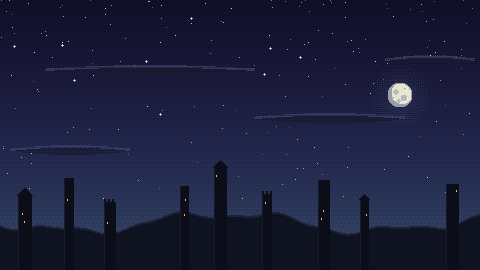
#> input picture bench/assets/bg_castle_far.png, 480 x 270 px, given in place of bg_castle_far.png.png, which was not available
$ python cut_textures.py ../../bench/assets/bg_castle_far.png
#> lines starting #> are read from the running program, lines starting #| are printed output that depends on the picture; pictures that were not available may be replaced by others from this repository, and a replacement may not be noted
#!/usr/bin/env python3
"""Make ComfyUI's platform textures seamless and game-sized.
<TB_COMFY_OUT>/tex/<name>.png (768 px) -> <TB_COMFY_OUT>/tex/<name>_tile.png: the picture shifted by
half and blended over itself so its edges meet (a seam-free tile), then made small (SIZE px, the
art scripts draw at half the screen's size) with a few colours, so it sits with the game's pixel art."""
import os, sys
import numpy as np
from PIL import Image

OUT = os.environ.get("TB_COMFY_OUT", os.path.expanduser("~/.cache/tower-brawl-comfy")) + "/tex"
SIZE = int(os.environ.get("TB_TEX_SIZE", "120"))

def seamless(im):
    a = np.asarray(im.convert("RGB")).astype(np.float32)
    h, w = a.shape[:2]
#> h = 270; w = 480
    b = np.roll(np.roll(a, h // 2, 0), w // 2, 1)          # the same picture, its edges now in the middle
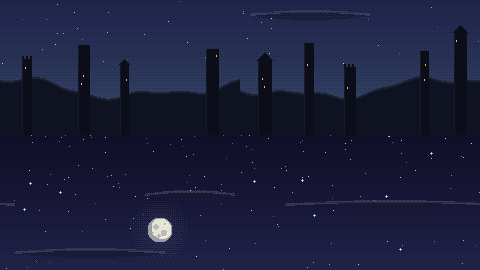
#> b: shape (270, 480, 3) float32; mean R, G, B 27.1, 30, 59
    y = np.abs(np.linspace(-1, 1, h))[:, None]
    x = np.abs(np.linspace(-1, 1, w))[None, :]
    m = np.clip((np.maximum(x, y) - 0.55) / 0.4, 0, 1)[..., None]   # 1 at the edges: take the shifted copy there
    return Image.fromarray((a * (1 - m) + b * m).astype(np.uint8))
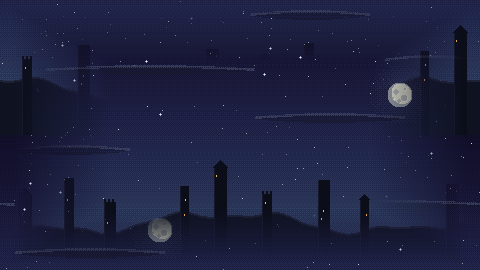
#> returned value: PIL image 480x270 RGB; mean R, G, B 29.2, 32.4, 63.9

for name in sys.argv[1:] or sorted(n[:-4] for n in os.listdir(OUT) if n.endswith(".png") and "_tile" not in n):
    src = os.path.join(OUT, name + ".png")
    im = seamless(Image.open(src))
    small = im.resize((SIZE, SIZE), Image.LANCZOS)
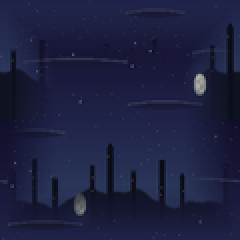
#> small: PIL image 120x120 RGB (shown 2 times larger); mean R, G, B 29.3, 32.4, 64
    small = small.quantize(colors=40, method=Image.Quantize.MEDIANCUT, dither=Image.Dither.NONE).convert("RGB")
    small.save(os.path.join(OUT, name + "_tile.png"))
    # a 3 x 3 check of the seams at 2x
    check = Image.new("RGB", (SIZE * 3, SIZE * 3))
#> check: PIL image 360x360 RGB; every value is 0
    for i in range(3):
        for j in range(3):
            check.paste(small, (i * SIZE, j * SIZE))
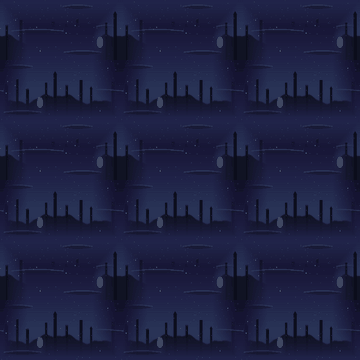
#> check: PIL image 360x360 RGB; mean R, G, B 28.7, 31.9, 63.9
    check.resize((SIZE * 6, SIZE * 6), Image.NEAREST).save(os.path.join(OUT, name + "_check.png"))
    print("ok", name)

$ run again, on bench/assets/bg_far.png
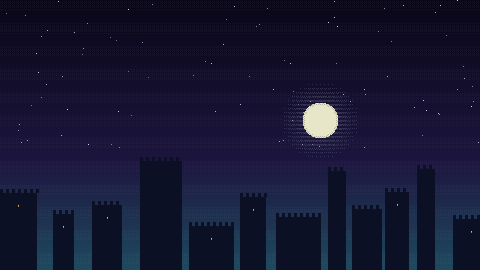
#> input picture bench/assets/bg_far.png, 480 x 270 px, given in place of bg_far.png.png, which was not available
#> in seamless, `b = np.roll(np.roll(a, h // 2, 0), w // 2, 1)`:
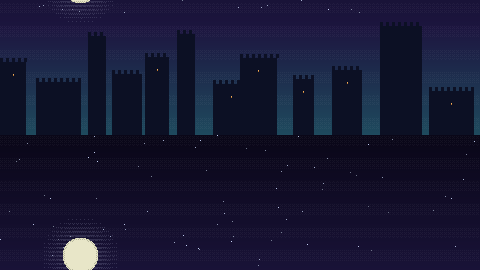
#> b: shape (270, 480, 3) float32; mean R, G, B 22.4, 22.5, 50
#> after the loop `for i in range(3):`:
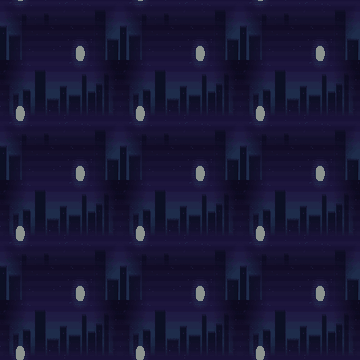
#> check: PIL image 360x360 RGB; mean R, G, B 24.4, 22.7, 53
